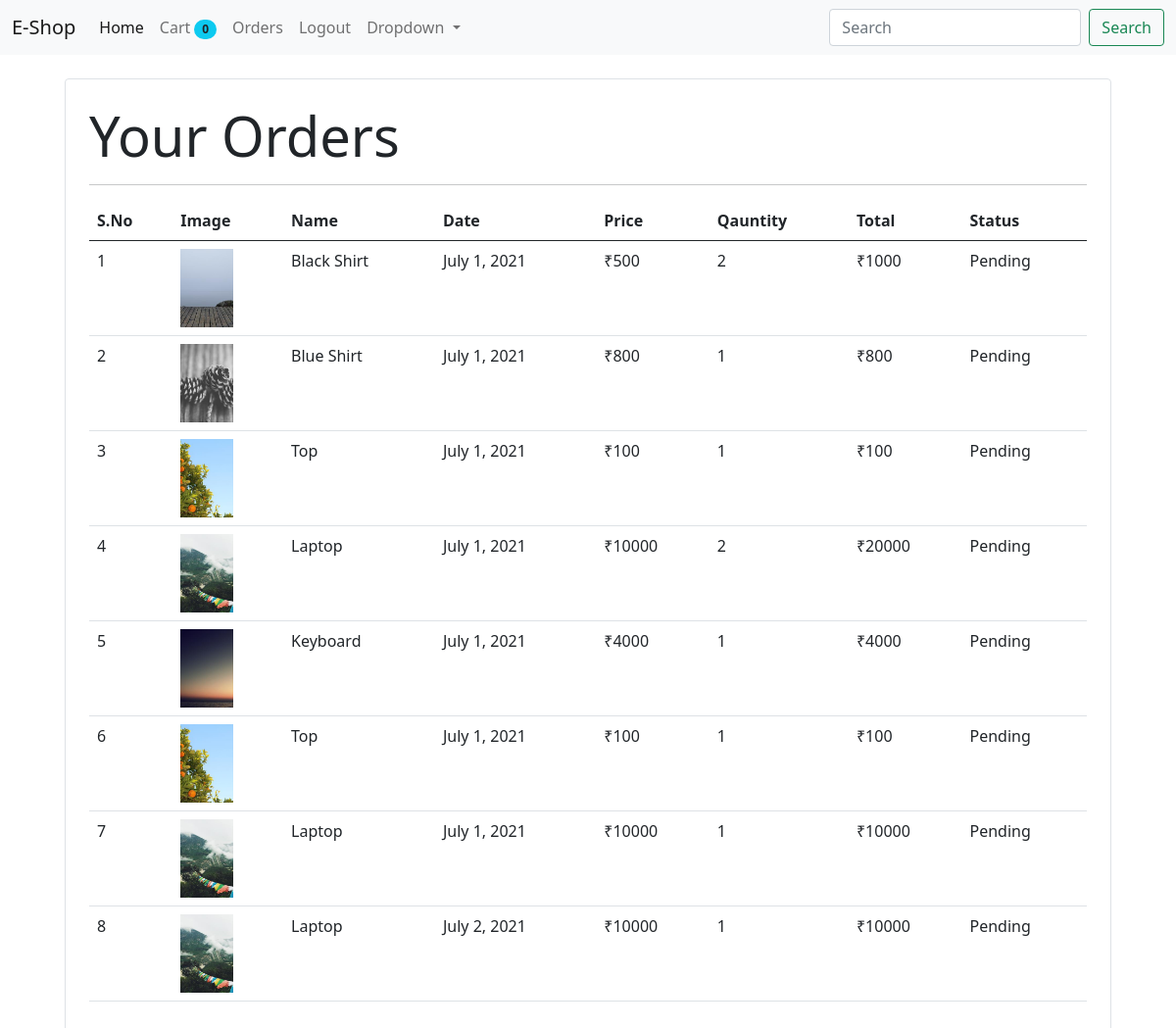
/orders (signed in), run on the app's committed database.
### store/models/orders.py (models this page shows, shortened)
class Order(models.Model):
    product = models.ForeignKey(Product , on_delete=models.CASCADE)
    customer = models.ForeignKey(Customer , on_delete=models.CASCADE)
    quantity = models.IntegerField(default=1)
    price = models.IntegerField()
    address = models.CharField(max_length=100 , default='' ,blank=True )
    date = models.DateField(default=datetime.datetime.today)
    status = models.BooleanField(default=False)
    @staticmethod
    def get_orders_by_customer(customer):
        return Order.objects.filter(customer = customer)

### store/models/product.py (models this page shows, shortened)
class Product(models.Model):
    name = models.CharField(max_length=50)
    price = models.IntegerField(default=0)
    category = models.ForeignKey(Category , on_delete=models.CASCADE , default=1)
    description = models.CharField(max_length=255 , default='', null= True , blank= True)
    image = models.ImageField(upload_to = 'uploads/products/')

### store/views/orders.py (the view)
# urls.py: path('orders' , OrderView.as_view(), name='orders'),
class OrderView(View):
    @method_decorator(auth_middleware)
    def get(self , request):
        customer = request.session.get('customer')
        orders = Order.get_orders_by_customer(customer)
        return render(request , 'orders.html' , {'orders':orders})

### store/templatetags/cart.py (called while the page is built)
@register.filter(name = 'currency')
def currency(num):
    return "₹"+str(num)

@register.filter(name = 'multiply')
def multiply(n1 , n2):
    return n1*n2

### store/templates/orders.html
{% extends 'base.html' %}
{% block content %}
{% load cart %}
<div class="container">
    <div class = "border rounded p-4 m-4">
        <p class = "display-4">Your Orders</p>
        <hr>
        <table class="table">
            <thead>
                <tr>
                    <th>S.No</th>
                    <th>Image</th>
                    <th>Name</th>
                    <th>Date</th>
                    <th>Price</th>
                    <th>Qauntity</th>
                    <th>Total</th>
                    <th>Status</th>
                </tr>
            </thead>
            <tbody>
                {% for order in orders %}
                <tr>
                    <td >{{forloop.counter}}</td>
                    <td><img style ="height: 80px"  src="{{order.product.image.url}}" alt=""></td>
                    <td>{{order.product.name}}</td>
                    <td>{{order.date}}</td>
                    <td>{{order.price|currency}}</td>
                    <td>{{order.quantity}}</td>
                    <td>{{order.quantity|multiply:order.price|currency}}</td>
                    {% if order.status %}
                        <td>Completed</td>
                    {% else %}
                        <td>Pending</td>
                    {% endif %}
                </tr>
                {% endfor %}
            </tbody>
        </table>
    </div>
</div>
{% endblock %}

### data on the page
Order: product.image (picture), product.name "Black Shirt", date "July 1, 2021", price "₹500", quantity "2", quantity|multiply "₹1000", status "Pending"
Order: product.image (picture), product.name "Blue Shirt", date "July 1, 2021", price "₹800", quantity "1", quantity|multiply "₹800", status "Pending"
Order: product.image (picture), product.name "Top", date "July 1, 2021", price "₹100", quantity "1", quantity|multiply "₹100", status "Pending"
Order: product.image (picture), product.name "Laptop", date "July 1, 2021", price "₹10000", quantity "2", quantity|multiply "₹20000", status "Pending"
Order: product.image (picture), product.name "Keyboard", date "July 1, 2021", price "₹4000", quantity "1", quantity|multiply "₹4000", status "Pending"
Order: product.image (picture), product.name "Top", date "July 1, 2021", price "₹100", quantity "1", quantity|multiply "₹100", status "Pending"
Order: product.image (picture), product.name "Laptop", date "July 1, 2021", price "₹10000", quantity "1", quantity|multiply "₹10000", status "Pending"
Order: product.image (picture), product.name "Laptop", date "July 2, 2021", price "₹10000", quantity "1", quantity|multiply "₹10000", status "Pending"

### other printed values
{{ request.session.cart.keys|length }} "0"
